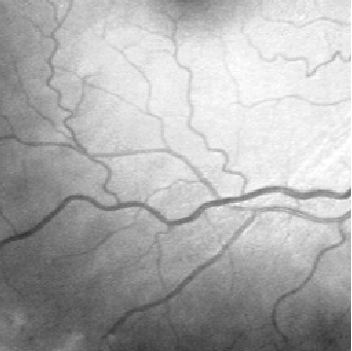
%> input picture Thuat toan chi Tran/Nen Huynh/vessels.JPG, 352 x 351 px
$ octave Untitled.m   (GNU Octave 9; MATLAB toolbox functions it lacks are replaced by stand-ins)
%> lines starting %> are read from the running program, lines starting %| are printed output that depends on the picture
I = imread('vessels.jpg');
%> I is the input picture: size 351x352x3 uint8; min 46, max 255, mean 174.4
I = im2double(I);
%> I: size 351x352x3 double

n = size(I,1);
%> n = 351
m = size(I,2);
%> m = 352
J = cell(1,9);

for i=floor(n/3):floor(n/3):n
    h = 1;
    k = 1;
    for j=floor(m/3):floor(m/3):m
       K = imcrop(I,[h i; k j]);
       figure, imshow(K);
       k = i;
       h = j;
   end
end
%> this loop made 3 passes
%> pass 1, `for j=floor(m/3):floor(m/3):m K = imcrop(I,[h i; k j]); figure, imshow..`:
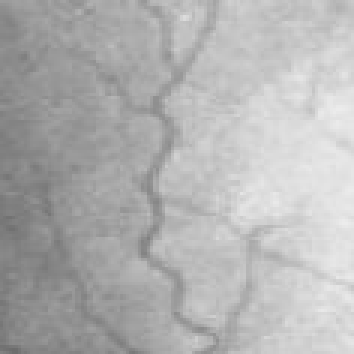
%> displayed picture: size 118x118x3, on the screen's scale of 0 to 255 (shown 3 times larger); min 108, max 236, mean 178.3
%> pass 1, `for j=floor(m/3):floor(m/3):m K = imcrop(I,[h i; k j]); figure, imshow..`:
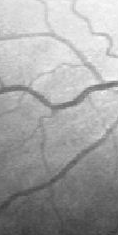
%> displayed picture: size 235x118x3, on the screen's scale of 0 to 255; min 55, max 249, mean 163.8
%> pass 1, `for j=floor(m/3):floor(m/3):m K = imcrop(I,[h i; k j]); figure, imshow..`:
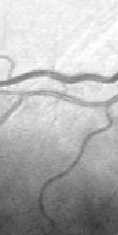
%> displayed picture: size 235x118x3, on the screen's scale of 0 to 255; min 50, max 255, mean 180.1
%> pass 2, `for j=floor(m/3):floor(m/3):m K = imcrop(I,[h i; k j]); figure, imshow..`:
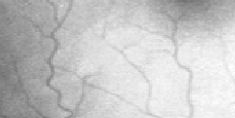
%> displayed picture: size 118x235x3, on the screen's scale of 0 to 255; min 108, max 255, mean 198.2

$ run again, with Thuat toan chi Tran/Nen Huynh/retinal.jpg copied over Thuat toan chi Tran/Nen Huynh/vessels.JPG
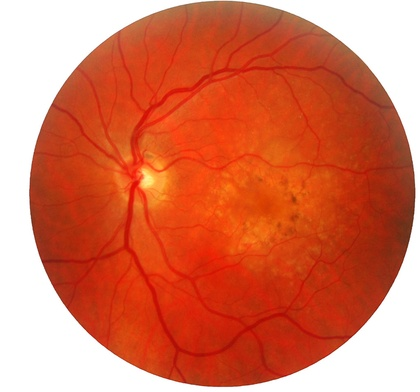
%> input picture Thuat toan chi Tran/Nen Huynh/retinal.jpg, 420 x 392 px, shrunk from 1024 x 956 before the run
%> I is the input picture: size 392x420x3 uint8; mean R, G, B 216.1, 116.9, 88.4
%> I: size 392x420x3 double
%> the loop `for i=floor(n/3):floor(n/3):n` made 3 passes
%> pass 1, `for j=floor(m/3):floor(m/3):m K = imcrop(I,[h i; k j]); figure, imshow..`:
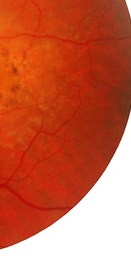
%> displayed picture: size 263x131x3, on the screen's scale of 0 to 255; mean R, G, B 199.4, 97.4, 68.8
%> pass 2, `for j=floor(m/3):floor(m/3):m K = imcrop(I,[h i; k j]); figure, imshow..`:
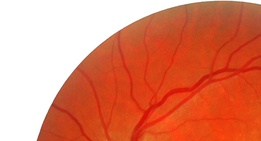
%> displayed picture: size 141x261x3, on the screen's scale of 0 to 255; mean R, G, B 223.9, 131.9, 105

$ run again, with Thuat toan chi Tran/Nen Huynh/test2.jpg copied over Thuat toan chi Tran/Nen Huynh/vessels.JPG
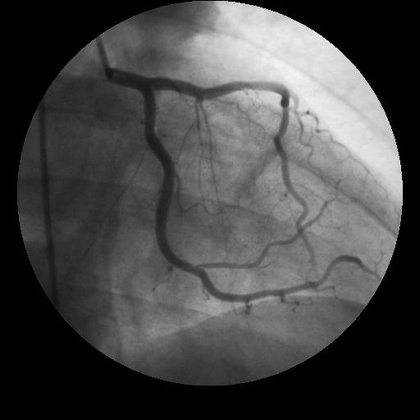
%> input picture Thuat toan chi Tran/Nen Huynh/test2.jpg, 420 x 420 px, shrunk from 512 x 512 before the run
%> I is the input picture: size 420x420 uint8; min 0, max 255, mean 71.6
%> I: size 420x420 double
%> the loop `for i=floor(n/3):floor(n/3):n` made 3 passes
%> pass 1, `for j=floor(m/3):floor(m/3):m K = imcrop(I,[h i; k j]); figure, imshow..`:
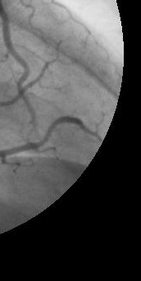
%> displayed picture: size 281x141, on the screen's scale of 0 to 255; min 0, max 235, mean 75.5
%> pass 2, `for j=floor(m/3):floor(m/3):m K = imcrop(I,[h i; k j]); figure, imshow..`:
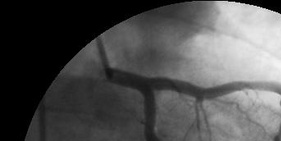
%> displayed picture: size 141x281, on the screen's scale of 0 to 255; min 0, max 243, mean 80.3
